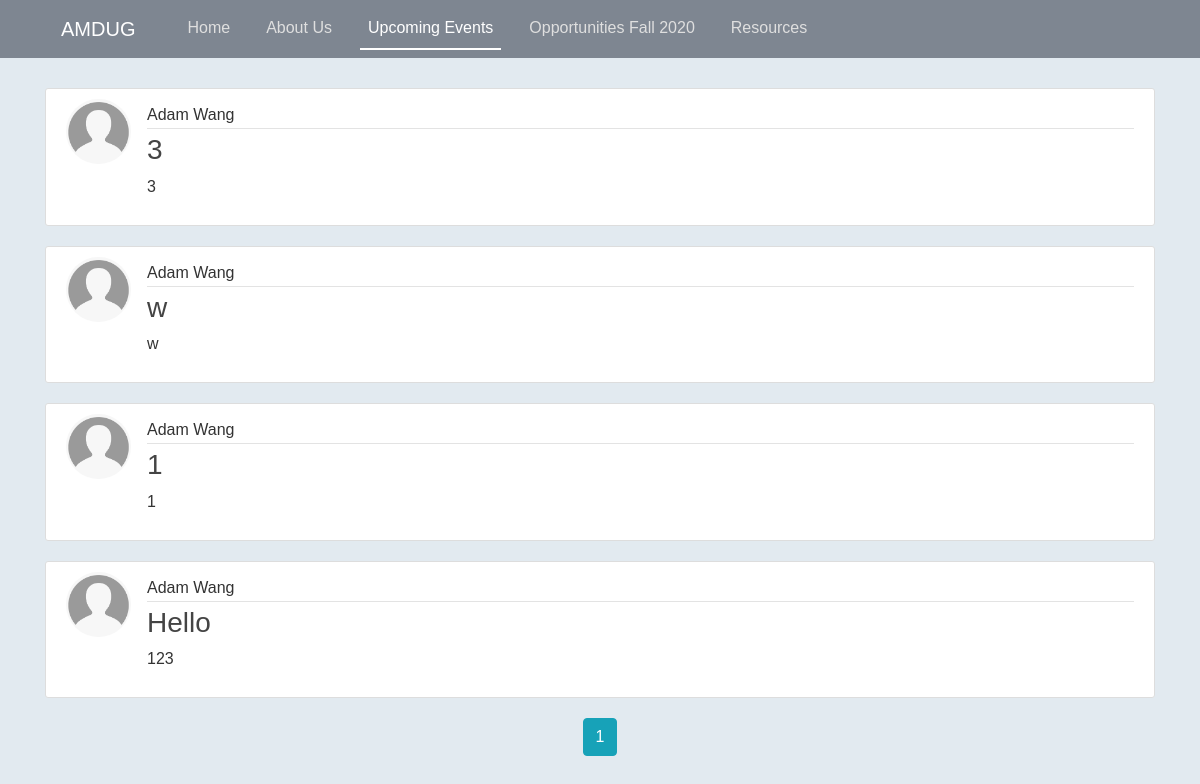
The app's page /events with its own data.
### website/models.py (models this page shows, shortened)
class Post(db.Model):
	id = db.Column(db.Integer, primary_key=True)
	title = db.Column(db.String(100), nullable=False)
	date_posted = db.Column(db.DateTime, nullable=False, default=datetime.now)
	content = db.Column(db.Text, nullable=False)
	user_id = db.Column(db.Integer, db.ForeignKey('user.id'), nullable=False)

class User(db.Model, UserMixin):
	id = db.Column(db.Integer, primary_key=True)
	name = db.Column(db.String(20), unique=True, nullable=False)
	email = db.Column(db.String(120), unique=True, nullable=False)
	image_file = db.Column(db.String(20), nullable=False, default='default.png')
	password = db.Column(db.String(20), nullable=False)
	posts = db.relationship('Post', backref='author', lazy=True)

### website/main/routes.py (the view)
@main.route("/events")
def events():
    page = request.args.get('page', 1, type=int)
    posts = Post.query.order_by(Post.date_posted.desc()).paginate(page=page, per_page=10)
    return render_template('events.html', title='Upcoming Events', posts=posts)

### website/templates/events.html
{% extends "layout.html" %}
{% block content %}
    {% if posts.items %}
        {% for post in posts.items %}
            <article class="media content-section">
                <img class="rounded-circle article-img" src="{{ url_for('static', filename='profile_pics/' + post.author.image_file) }}">
              <div class="media-body">
                <div class="article-metadata mt-1">
                  <text>{{ post.author.name }}</text>
                </div>
                <h3>{{ post.title }}</h3>
                <p class="article-content">{{ post.content }}</p>
              </div>
            </article>
        {% endfor %}
        <div class="text-center">
            {% for page_num in posts.iter_pages(left_edge=1, right_edge=1, left_current=2, right_current=3) %}
                {% if page_num %}
                    {% if posts.page == page_num %}
                        <a class="btn btn-info mb-4" href="{{ url_for('main.events', page=page_num) }}">{{ page_num }}</a>
                    {% else %}
                        <a class="btn btn-outline-info mb-4" href="{{ url_for('main.events', page=page_num) }}">{{ page_num }}</a>
                    {% endif %}
                {% else %}
                    . . .
                {% endif %}
            {% endfor %}
        </div>
    {% else %}
        <div class="text-center">
            <p class="lead">We are currently planning future events. Please check back later!</p>
        </div>
    {% endif %}
{% endblock content %}

### website/templates/layout.html (shortened to what this page needs)
<!DOCTYPE html>
<html>
<head>
	<link rel="stylesheet" href="https://maxcdn.bootstrapcdn.com/bootstrap/4.0.0/css/bootstrap.min.css">
	<link rel="stylesheet" type="text/css" href="{{ url_for('static', filename='main.css') }}">
</head>
<body style="padding-left: calc(100vw - 100%);">
	<header class="site-header">
	  <nav style="padding-left: calc(100vw - 100%);" class="navbar navbar-expand-lg navbar-dark bg-steel fixed-top">
		<div class="container">
		  <a class="navbar-brand ml-4 mr-4" href="{{ url_for('main.home') }}">AMDUG</a>
		  <div class="collapse navbar-collapse" id="navbarToggle">
			<div class="navbar-nav mr-auto">
				<a id="home-link" class="nav-item nav-link" href="{{ url_for('main.home') }}">Home</a>
				<a id="about-link" class="nav-item nav-link" href="{{ url_for('main.about') }}">About Us</a>
				<a id="events-link" class="nav-item nav-link" href="{{ url_for('main.events') }}">Upcoming Events</a>
				<a id="opportunities-link" class="nav-item nav-link" href="{{ url_for('main.opportunities') }}">Opportunities Fall 2020</a>
				<a id="resources-link" class="nav-item nav-link" href="{{ url_for('main.resources') }}">Resources</a>
			</div>
		  </div>
		</div>
	  </nav>
	</header>
	<main role="main" class="container">
		<div class="row">
			<div class="col-md-12">
				<div class="mt-2">
					{% block content %}{% endblock %}
				</div>
			</div>
	</main>
</body>
</html>

### website/static/main.css (style rules this page uses)
body { background: #E2EAF0; color: #333333; margin-top: 5rem; font-family: Arial, Helvetica, sans-serif; }
h1, h2, h3, h4, h5, h6 { color: #444444; }
.bg-steel { background-color: #7E8691; }
.site-header .navbar-nav .nav-link { color: #DFDFDF; margin-left: 20px; }
.site-header .navbar-nav .nav-link.active { border-bottom: 2px solid #ffffff; }
.content-section { background: #ffffff; padding: 10px 20px; border: 1px solid #dddddd; border-radius: 3px; margin-bottom: 20px; }
.article-content { white-space: pre-line; word-break: break-all; }
.article-img { height: 65px; width: 65px; margin-right: 16px; object-fit: cover; }
.article-metadata { padding-bottom: 1px; margin-bottom: 4px; border-bottom: 1px solid #e3e3e3 }

### records on screen
Post: image_file (placeholder picture), author.name "Adam Wang", title "3", content "3"
Post: image_file (placeholder picture), author.name "Adam Wang", title "w", content "w"
Post: image_file (placeholder picture), author.name "Adam Wang", title "1", content "1"
Post: image_file (placeholder picture), author.name "Adam Wang", title "Hello", content "123"

### other values on screen
{{ page_num }} "1"
